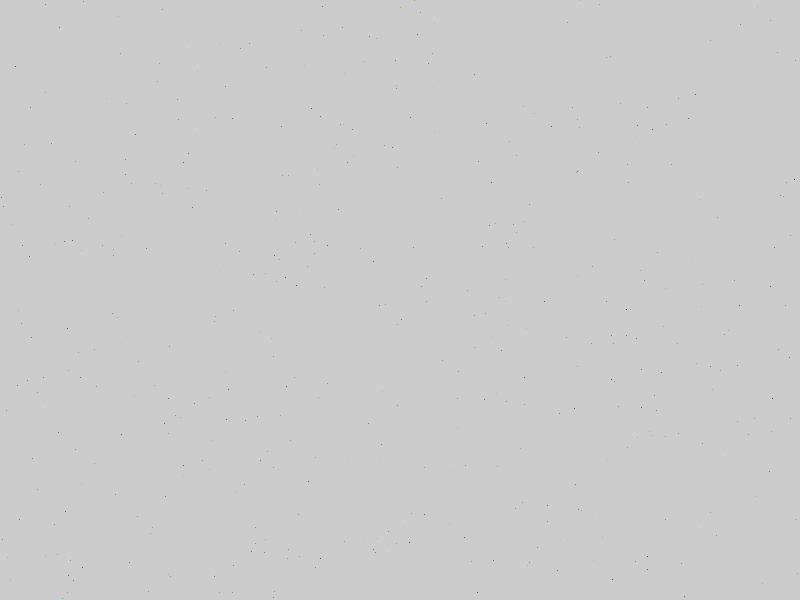
Frame 1 (no input)
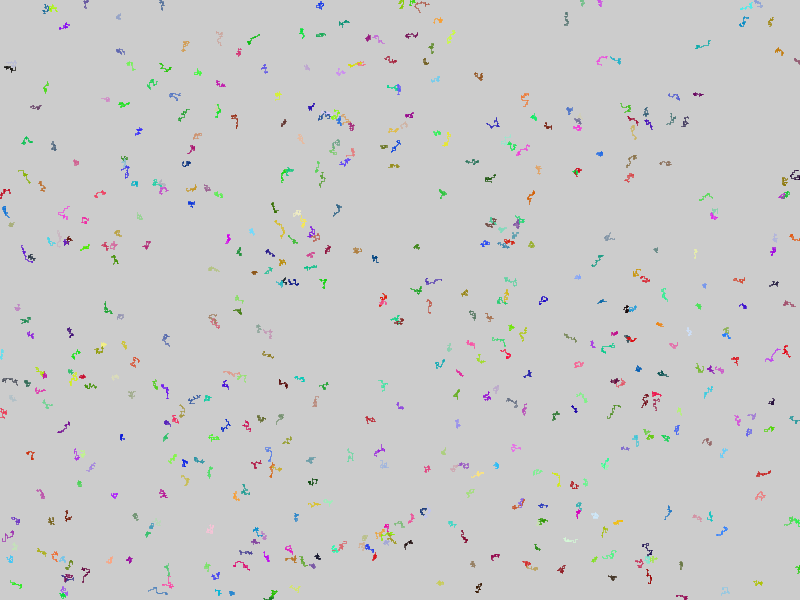
Frame 60 (the mouse pressed at the canvas centre just before this capture)
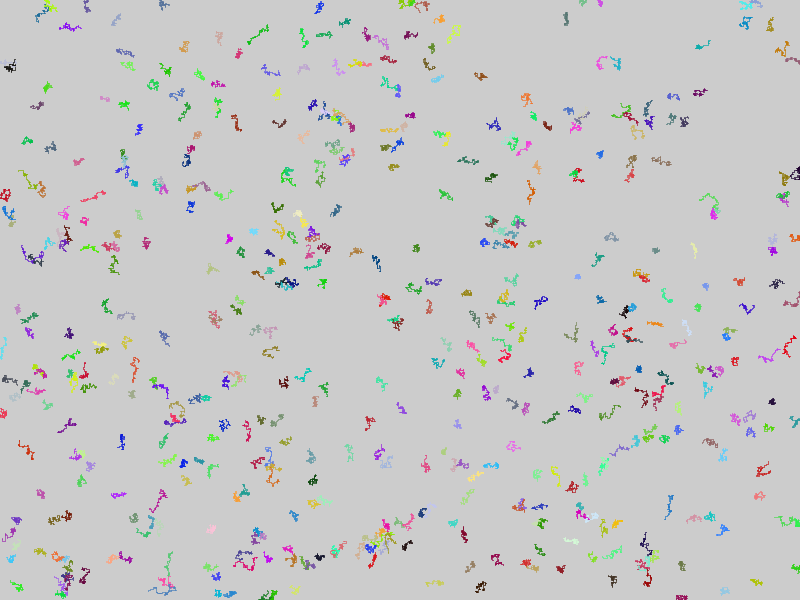
Frame 120 (the mouse held since frame 60 and released just before this capture)

The Processing sketch that drew these frames (run headless with seeded random() and noise(); from frame 60 on, the mouse is pressed at the canvas centre):

// Processing sketch: experiment_9_1_random_art
// ── experiment_9_1_random_art.pde
/*
  Author name: Dhinesh Muthukaruppan
  Date: 02/06/2020
*/


ArrayList<Walker> w; 

int count = 500;             


void setup(){
  size(800, 600);   
  w = new ArrayList<Walker>();         
  
  for(int x=0; x<count; x++){
    w.add(new Walker());     
  }

} // end of setup()

void draw(){
  
  for(int i=0; i<w.size(); i++){
    Walker current = w.get(i);    
    current.display();  
    current.move();    
  }   


} // end of draw()

// ── Walker.pde
class Walker{

  float x; 
  float y; 
  
  color clr; 
  
  Walker(){
     x = random(width - 1);    
     y = random(height - 1);       
     clr = color(random(255), random(255), random(255));        
  }
 
  
  void display(){
    stroke(clr);    
    point(x, y);     
  
  } // end of display()
  
  void move(){
    int ch = int(random(4));   
    
    if(ch == 0){
      x++; 
    }else if(ch == 1){
      x--;
    }else if(ch == 2){
      y++;
    }else{
      y--;   
    }  
    
    x = constrain(x, 0, width - 1); 
    y = constrain(y, 0, height - 1);    
  
  } // end of move()
  
 
  



} // end of Walker
